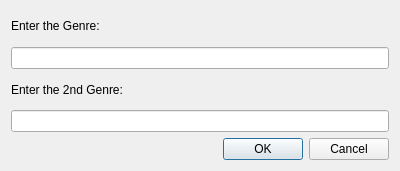
<?xml version="1.0" encoding="UTF-8"?>
<ui version="4.0">
 <class>SecondGenre</class>
 <widget class="QDialog" name="SecondGenre">
  <property name="geometry">
   <rect>
    <x>0</x>
    <y>0</y>
    <width>400</width>
    <height>171</height>
   </rect>
  </property>
  <property name="windowTitle">
   <string>Dialog</string>
  </property>
  <layout class="QVBoxLayout" name="verticalLayout">
   <item>
    <widget class="QLabel" name="label_2">
     <property name="text">
      <string>Enter the Genre:</string>
     </property>
    </widget>
   </item>
   <item>
    <widget class="QLineEdit" name="lineEdit"/>
   </item>
   <item>
    <widget class="QLabel" name="label">
     <property name="text">
      <string>Enter the 2nd Genre:</string>
     </property>
    </widget>
   </item>
   <item>
    <widget class="QLineEdit" name="lineEdit_2"/>
   </item>
   <item>
    <widget class="QDialogButtonBox" name="buttonBox">
     <property name="orientation">
      <enum>Qt::Horizontal</enum>
     </property>
     <property name="standardButtons">
      <set>QDialogButtonBox::Cancel|QDialogButtonBox::Ok</set>
     </property>
    </widget>
   </item>
  </layout>
 </widget>
 <resources/>
 <connections>
  <connection>
   <sender>buttonBox</sender>
   <signal>accepted()</signal>
   <receiver>SecondGenre</receiver>
   <slot>accept()</slot>
   <hints>
    <hint type="sourcelabel">
     <x>248</x>
     <y>254</y>
    </hint>
    <hint type="destinationlabel">
     <x>157</x>
     <y>274</y>
    </hint>
   </hints>
  </connection>
  <connection>
   <sender>buttonBox</sender>
   <signal>rejected()</signal>
   <receiver>SecondGenre</receiver>
   <slot>reject()</slot>
   <hints>
    <hint type="sourcelabel">
     <x>316</x>
     <y>260</y>
    </hint>
    <hint type="destinationlabel">
     <x>286</x>
     <y>274</y>
    </hint>
   </hints>
  </connection>
 </connections>
</ui>
